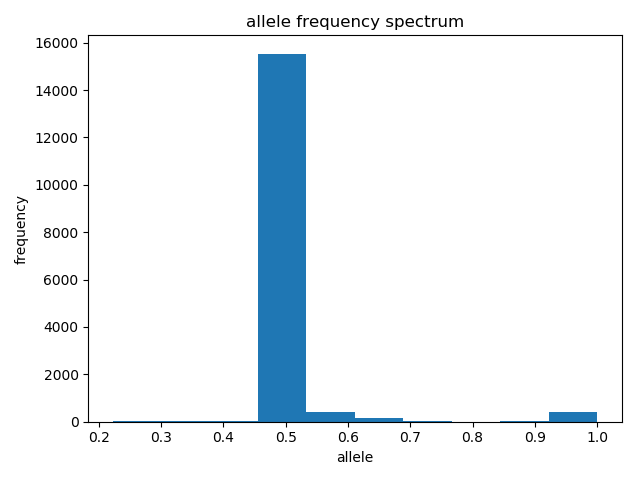

This chart was generated by the following Python code:
#!/usr/bin/env python3

"""
Usage: ./all_freq.py <vsf file>"""

import matplotlib
matplotlib.use("TkAgg")
import sys
import matplotlib.pyplot as plt
from statsmodels.stats import weightstats as stests
import numpy as np
import math

all_freq = []

for line in open(sys.argv[1]):
	if line.startswith("#"):
		continue
	else:
		fields = line.rstrip("\r\n").split("\t")
		frequency = fields[7]
		allele = frequency.split("=")[1]
		allele_2 = allele.split(",")[0]
		all_freq.append(float(allele_2))

fig, ax = plt.subplots()
plt.hist(all_freq)
plt.ylabel("frequency")        
plt.xlabel("allele")   
ax.set_title("allele frequency spectrum")  
plt.tight_layout()
fig.savefig("all_freq.png")
plt.close(fig)